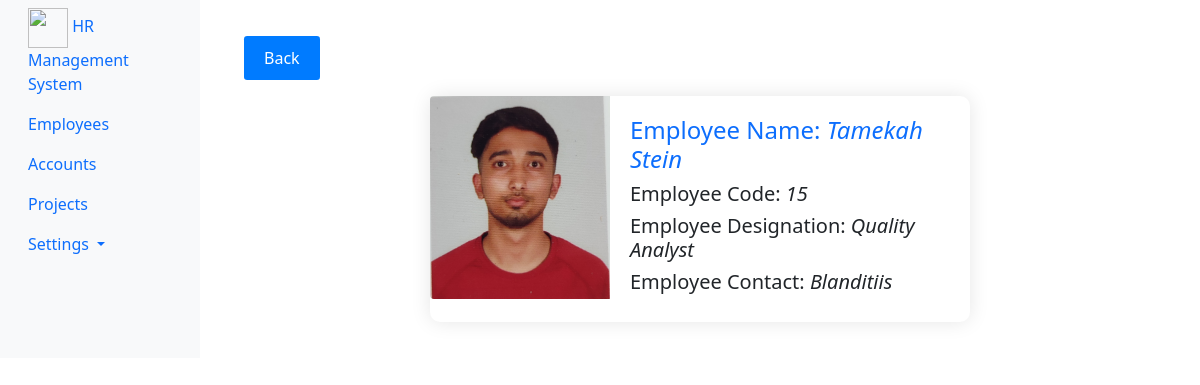
/employees/show/15/ (signed in), run on an earlier commit of the app's database.
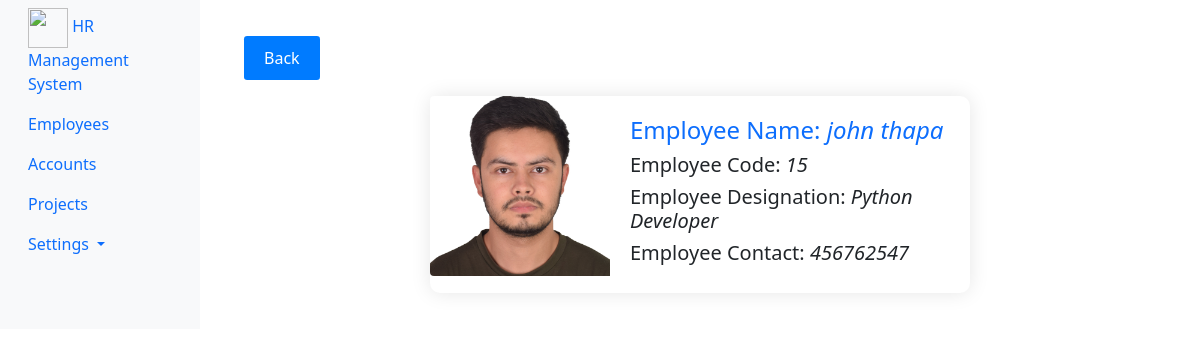
And on a later commit of the database.
### Employees/models.py (models this page shows, shortened)
class EmployeeDetail(models.Model):
    employee_code = models.PositiveIntegerField(primary_key=True, auto_created=True)
    employee_name = models.CharField(max_length=30)
    employee_designation = models.ForeignKey(EmployeeDesignation, on_delete=models.CASCADE)
    employee_contact = models.CharField(max_length=10)
    employee_image = models.FileField(upload_to="images/employeeImage/", blank=True, null=True)
    is_active = models.BooleanField(default=True)
    class Meta:
        db_table = "employee_details"
        ordering = ["-employee_name"]

class EmployeeDesignation(models.Model):
    designation_name = models.CharField(max_length=100)
    def __str__(self):
        return self.designation_name
    class Meta:
        db_table = "designation_name"
        ordering = ["-designation_name"]

### Employees/views.py (the view)
# urls.py: path('show/<int:pk>/', views.employee_show, name='employee_show'),
@login_required(login_url='/login/')
def employee_show(request, pk):
    employee_obj= EmployeeDetail.objects.get(pk=pk)
    context={"data": employee_obj}
    return render(request, 'employees/employee_show.html', context)

### templates/employees/employee_show.html (shortened to what this page needs)
{% extends 'layouts/master.html' %}
{% load static %}
{% block custom_css %}
<link rel="stylesheet" href="{% static 'css/employee_show.css' %}">
{% endblock %}
{% block content %}
<div class="container">
    <a href="{% url 'employee_list' %}" class="btn btn-sm btn-primary mb-3 mt-3">Back</a>
    <div class="card mb-3" style="max-width: 540px;">
        <div class="row g-0">
            <div class="col-md-4">
                <img src="{{ data.employee_image.url }}" class="img-fluid rounded-start" alt="Employee Image">
            </div>
            <div class="col-md-8">
                <div class="card-body">
                    <h2 class="card-title text-primary">Employee Name: <i>{{ data.employee_name }}</i></h2>
                    <h3>Employee Code: <i>{{ data.employee_code }}</i></h3>
                    <h3>Employee Designation: <i>{{ data.employee_designation }}</i></h3>
                    <h3>Employee Contact: <i>{{ data.employee_contact }}</i></h3>
                </div>
            </div>
        </div>
    </div>
</div>
{% endblock %}

What changed in the data, as far as the page shows it:
changed EmployeeDetail id 15: employee_image: a different picture; employee_name "Tamekah Stein" → "john thapa"; employee_designation "Quality Analyst" → "Python Developer"; employee_contact "Blanditiis" → "456762547"
